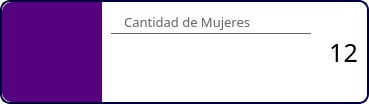
                        <widget class="QFrame" name="frame_8">
                         <property name="minimumSize">
                          <size>
                           <width>0</width>
                           <height>104</height>
                          </size>
                         </property>
                         <property name="maximumSize">
                          <size>
                           <width>16777215</width>
                           <height>104</height>
                          </size>
                         </property>
                         <property name="styleSheet">
                          <string notr="true">background-color: rgb(255, 255, 255);
border: 2px solid rgb(0, 0, 61);
border-radius: 10px;</string>
                         </property>
                         <property name="frameShape">
                          <enum>QFrame::StyledPanel</enum>
                         </property>
                         <property name="frameShadow">
                          <enum>QFrame::Raised</enum>
                         </property>
                         <layout class="QHBoxLayout" name="horizontalLayout_42">
                          <property name="spacing">
                           <number>0</number>
                          </property>
                          <property name="leftMargin">
                           <number>0</number>
                          </property>
                          <property name="topMargin">
                           <number>0</number>
                          </property>
                          <property name="rightMargin">
                           <number>0</number>
                          </property>
                          <property name="bottomMargin">
                           <number>0</number>
                          </property>
                          <item>
                           <widget class="QLabel" name="label_28">
                            <property name="minimumSize">
                             <size>
                              <width>100</width>
                              <height>100</height>
                             </size>
                            </property>
                            <property name="maximumSize">
                             <size>
                              <width>100</width>
                              <height>100</height>
                             </size>
                            </property>
                            <property name="font">
                             <font>
                              <family>Circular Std</family>
                              <pointsize>10</pointsize>
                             </font>
                            </property>
                            <property name="styleSheet">
                             <string notr="true">border: none;
border-radius: 0px;
border-top-left-radius: 10px;
border-bottom-left-radius: 10px;
background-color: rgb(85, 0, 127);
padding: 10px;</string>
                            </property>
                            <property name="text">
                             <string/>
                            </property>
                            <property name="pixmap">
                             <pixmap>:/icons/woman.png</pixmap>
                            </property>
                            <property name="scaledContents">
                             <bool>false</bool>
                            </property>
                            <property name="alignment">
                             <set>Qt::AlignCenter</set>
                            </property>
                           </widget>
                          </item>
                          <item alignment="Qt::AlignTop">
                           <widget class="QFrame" name="frame_24">
                            <property name="styleSheet">
                             <string notr="true">border: none;</string>
                            </property>
                            <property name="frameShape">
                             <enum>QFrame::StyledPanel</enum>
                            </property>
                            <property name="frameShadow">
                             <enum>QFrame::Raised</enum>
                            </property>
                            <layout class="QVBoxLayout" name="verticalLayout_68">
                             <item>
                              <widget class="QLabel" name="label_30">
                               <property name="minimumSize">
                                <size>
                                 <width>200</width>
                                 <height>23</height>
                                </size>
                               </property>
                               <property name="maximumSize">
                                <size>
                                 <width>200</width>
                                 <height>23</height>
                                </size>
                               </property>
                               <property name="font">
                                <font>
                                 <family>Circular Std</family>
                                 <pointsize>10</pointsize>
                                </font>
                               </property>
                               <property name="styleSheet">
                                <string notr="true">border: none;
border-radius: none;
border-bottom: 1px solid rgb(100, 100, 100);
color: rgb(100, 100, 100);</string>
                               </property>
                               <property name="text">
                                <string>   Cantidad de Mujeres</string>
                               </property>
                              </widget>
                             </item>
                            </layout>
                           </widget>
                          </item>
                          <item>
                           <widget class="QFrame" name="frame_21">
                            <property name="styleSheet">
                             <string notr="true">border: none;</string>
                            </property>
                            <property name="frameShape">
                             <enum>QFrame::StyledPanel</enum>
                            </property>
                            <property name="frameShadow">
                             <enum>QFrame::Raised</enum>
                            </property>
                            <layout class="QVBoxLayout" name="verticalLayout_67">
                             <item>
                              <widget class="QLabel" name="lbl_cant_mujeres">
                               <property name="minimumSize">
                                <size>
                                 <width>0</width>
                                 <height>30</height>
                                </size>
                               </property>
                               <property name="maximumSize">
                                <size>
                                 <width>16777215</width>
                                 <height>30</height>
                                </size>
                               </property>
                               <property name="font">
                                <font>
                                 <family>Circular Std</family>
                                 <pointsize>19</pointsize>
                                </font>
                               </property>
                               <property name="styleSheet">
                                <string notr="true">border: none;</string>
                               </property>
                               <property name="text">
                                <string>12</string>
                               </property>
                               <property name="alignment">
                                <set>Qt::AlignCenter</set>
                               </property>
                              </widget>
                             </item>
                            </layout>
                           </widget>
                          </item>
                         </layout>
                        </widget>
